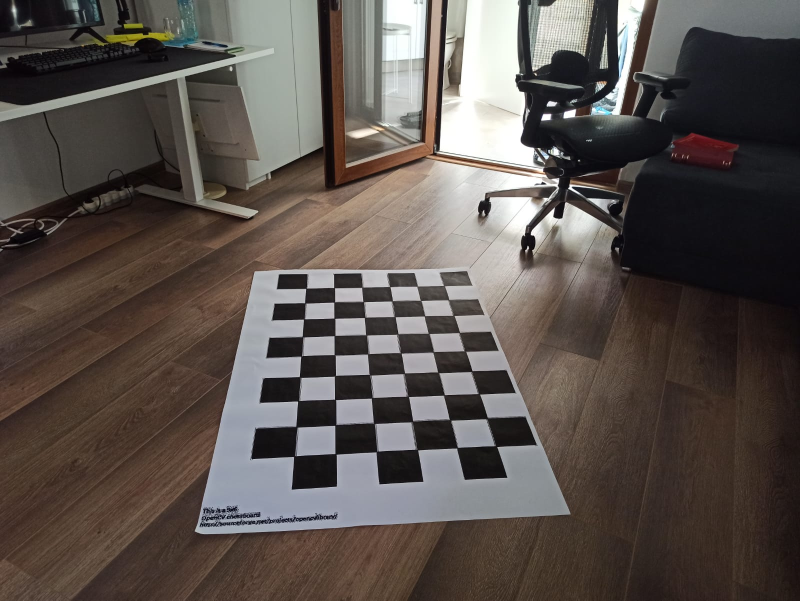
#> input picture calibration/images/camera_small/WhatsApp_Image_2020-07-01_at_5.54.33_PM.jpeg, 1600 x 1201 px (shown at 1/2 size); its folder holds 4 pictures in this run
$ python camera_calibration.py
#> lines starting #> are read from the running program, lines starting #| are printed output that depends on the picture; after the words box and inside, x2 and y2 are one past the last pixel; in counts of white or black regions, pixels touching at a corner belong together
# https://docs.opencv.org/3.3.0/dc/dbb/tutorial_py_calibration.html

import argparse
import glob
import os
import time

import cv2
import numpy as np

if __name__ == "__main__":
    script_dir = os.path.dirname(os.path.abspath(__file__))

    parser = argparse.ArgumentParser()
    parser.add_argument("--calibration-images", default=os.path.join(script_dir,
                                                                     "images/camera_small"), help="dir with images for calibration")
    parser.add_argument("--save-dir", default=os.path.join(script_dir,
                                                           "camera_params"), help="dir with camera calibration parameters")
    parser.add_argument("--dry-run", action="store_true",
                        help="Do not write new calibration params in --save-dir")
    opt = parser.parse_args()

    # termination criteria

    criteria = (cv2.TERM_CRITERIA_EPS + cv2.TERM_CRITERIA_MAX_ITER, 30, 0.001)
    # prepare object points, like (0,0,0), (1,0,0), (2,0,0) ....,(6,5,0)
    objp = np.zeros((6*9, 3), np.float32)

    # add 2.5 to account for 2.5 cm per square in grid
    objp[:, :2] = np.mgrid[0:9, 0:6].T.reshape(-1, 2)*10.8

    # Arrays to store object points and image points from all the images.
    objpoints = []  # 3d point in real world space
    imgpoints = []  # 2d points in image plane.
    images = glob.glob(opt.calibration_images + '/*.jpeg')

    win_name = "Verify"
    cv2.namedWindow(win_name, cv2.WND_PROP_FULLSCREEN)
    cv2.setWindowProperty(
        win_name, cv2.WND_PROP_FULLSCREEN, cv2.WINDOW_FULLSCREEN)

    print("getting images")
    for fname in images:
        img = cv2.imread(fname)
#> img is the input picture: shape (1201, 1600, 3); mean B, G, R 77.6, 82.4, 90.5
        print(fname)
        gray = cv2.cvtColor(img, cv2.COLOR_BGR2GRAY)
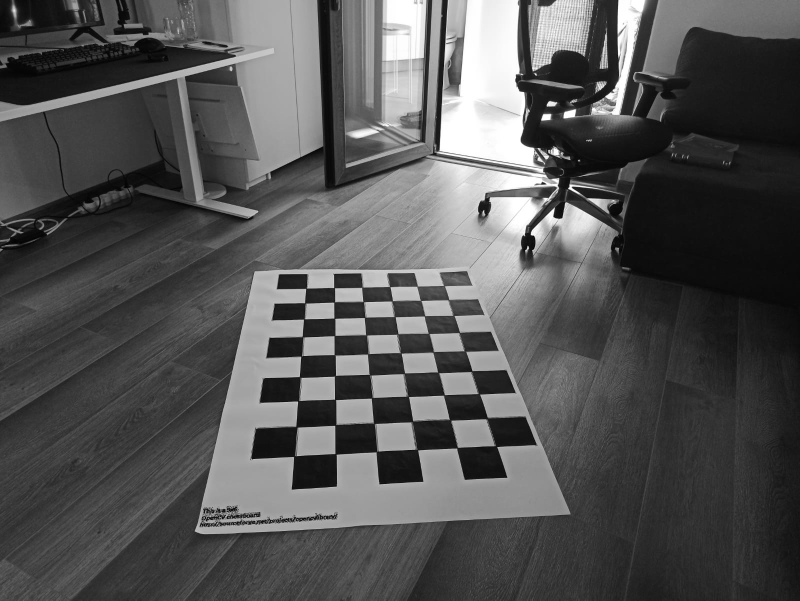
#> gray: shape (1201, 1600) (shown at 1/2 size); min 0, max 255, mean 84.3

        # Find the chess board corners
        ret, corners = cv2.findChessboardCorners(gray, (9, 6), None)
#> ret = True; corners = 54 rows, first 8: [889.5, 572.5], [897.6, 599.9], [908.7, 631.7], [919.4, 665.1], [932, 703], [944.6, 742.2], [959.8, 788.7], [971.3, 838.1]
        # If found, add object points, image points (after refining them)
        if ret == True:
            objpoints.append(objp)
            corners2 = cv2.cornerSubPix(
                gray, corners, (11, 11), (-1, -1), criteria)
#> corners2 = 54 rows, first 8: [888.5, 571.6], [897.8, 600.2], [907.4, 631.3], [919.3, 665.6], [930.5, 702.5], [943.9, 743.1], [958.3, 788.1], [974.5, 837.5]
            imgpoints.append(corners)
            # Draw and display the corners
            cv2.drawChessboardCorners(img, (9, 6), corners2, ret)
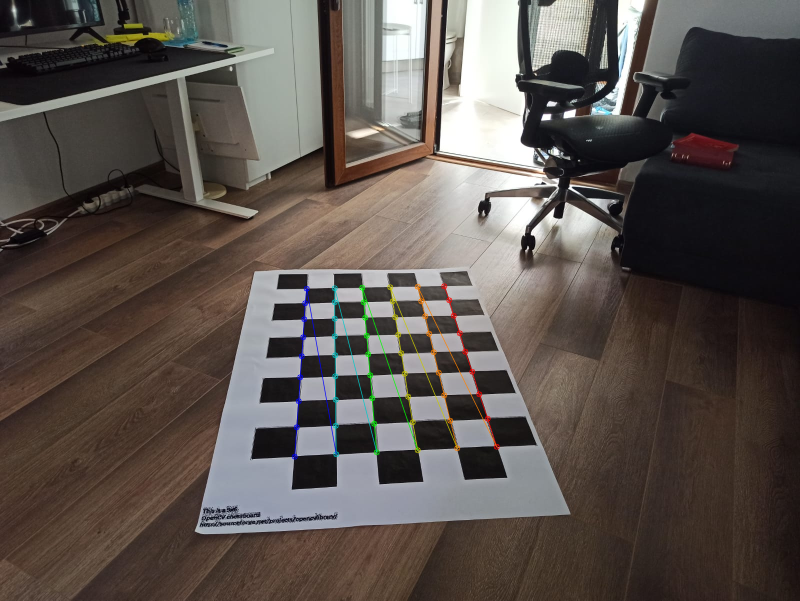
#> img: shape (1201, 1600, 3) (shown at 1/2 size); 0.79% of pixels changed, all inside (x1, y1, x2, y2) = (583, 566, 1000, 920)
            cv2.imshow(win_name, img)
            cv2.waitKey(500)

        img1 = img
#> pass 2 of the loop `for fname in images:`:
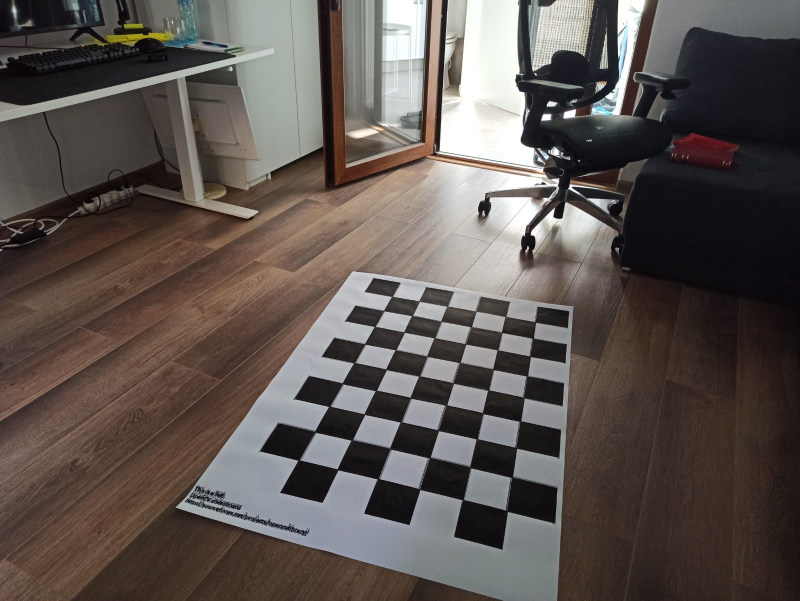
#> input picture calibration/images/camera_small/WhatsApp_Image_2020-07-01_at_5.54.33_PM_(1).jpeg, 1600 x 1201 px (shown at 1/2 size)
#> img is the input picture: shape (1201, 1600, 3); mean B, G, R 80.4, 84.7, 93.1
#> `gray = cv2.cvtColor(img, cv2.COLOR_BGR2GRAY)`:
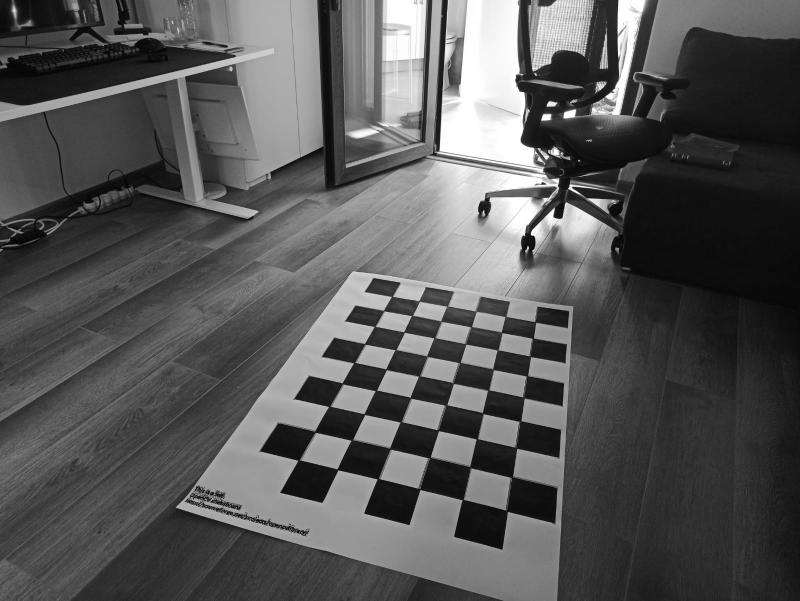
#> gray: shape (1201, 1600) (shown at 1/2 size); min 0, max 255, mean 86.7
#> corners = 54 rows, first 8: [1071.9, 645.6], [1067.4, 676.6], [1061.7, 713.7], [1055.7, 751.6], [1049.3, 796.7], [1040, 842.5], [1033.9, 897.4], [1025.1, 954.6]
#> corners2 = 54 rows, first 8: [1071.1, 644.3], [1066.3, 677.2], [1060.6, 713.2], [1054.7, 752.5], [1047.6, 795.5], [1040.8, 842.7], [1032.5, 896.3], [1024.3, 954.9]
#> `cv2.drawChessboardCorners(img, (9, 6), corners2, ret)`:
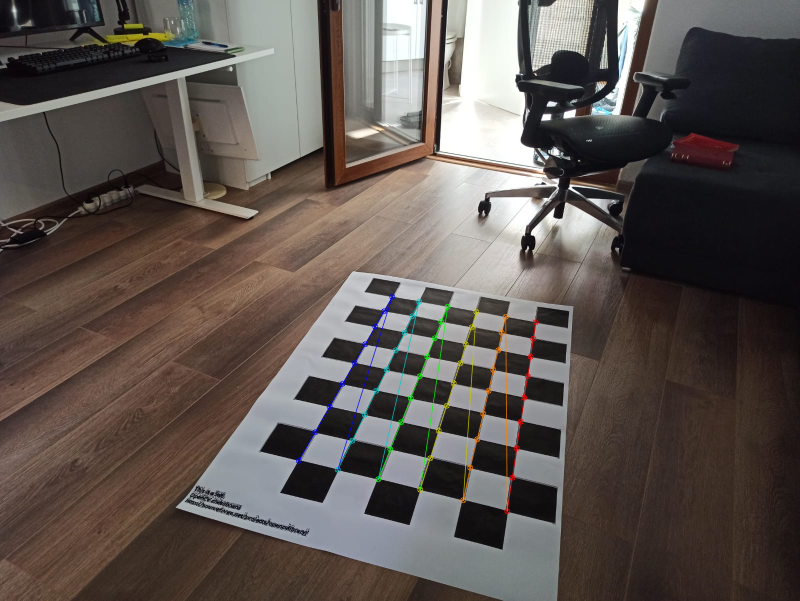
#> img: shape (1201, 1600, 3) (shown at 1/2 size); 0.85% of pixels changed, all inside (x1, y1, x2, y2) = (591, 587, 1078, 1029)
#> pass 3 of the loop `for fname in images:`:
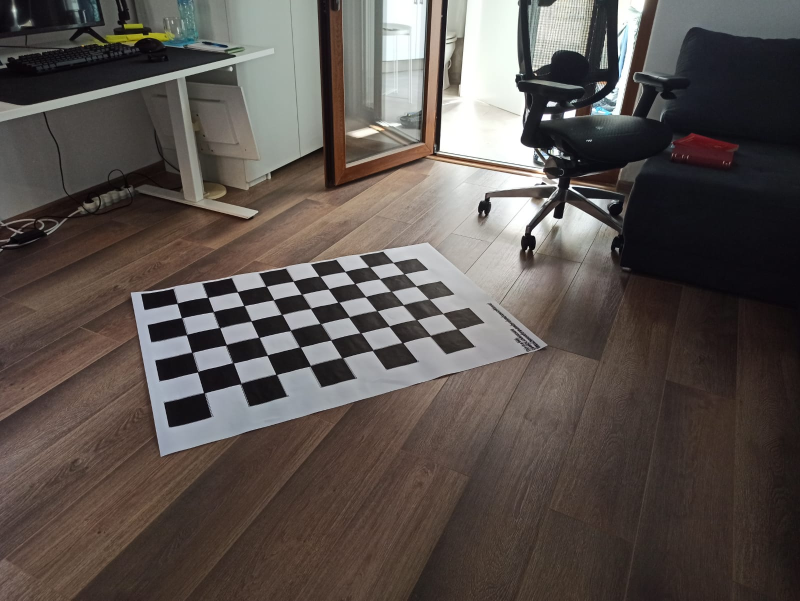
#> input picture calibration/images/camera_small/WhatsApp_Image_2020-07-01_at_5.54.34_PM.jpeg, 1600 x 1201 px (shown at 1/2 size)
#> img is the input picture: shape (1201, 1600, 3); mean B, G, R 78.1, 82.4, 90.2
#> `gray = cv2.cvtColor(img, cv2.COLOR_BGR2GRAY)`:
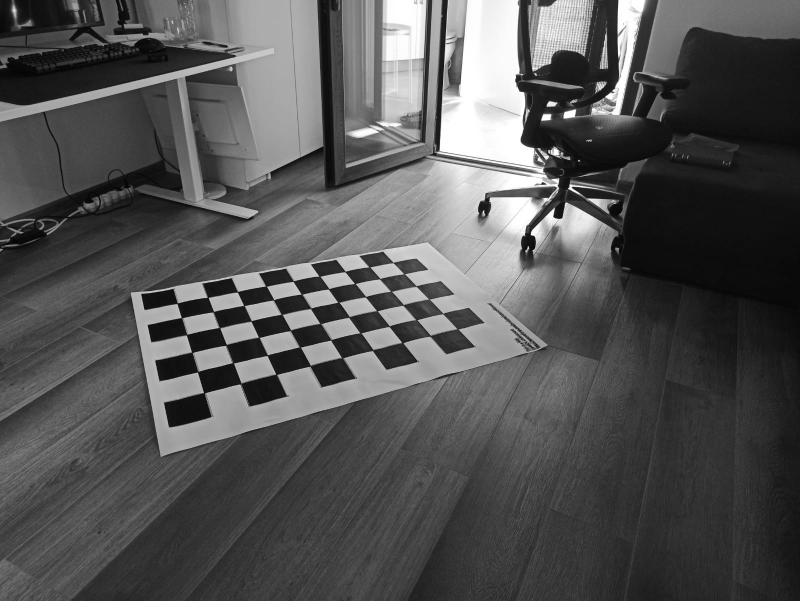
#> gray: shape (1201, 1600) (shown at 1/2 size); min 0, max 255, mean 84.3
#> corners = 54 rows, first 8: [354.3, 607.5], [416.9, 595.5], [474.8, 584.2], [532.1, 572.5], [586.8, 562.7], [638, 552.6], [690.3, 543.7], [738.1, 533.8]
#> corners2 = 54 rows, first 8: [354.5, 607.1], [415.9, 594.8], [475.2, 584.1], [532.5, 572.7], [586.7, 562.8], [639.5, 552.9], [690.5, 543.5], [739.3, 534.4]
#> `cv2.drawChessboardCorners(img, (9, 6), corners2, ret)`:
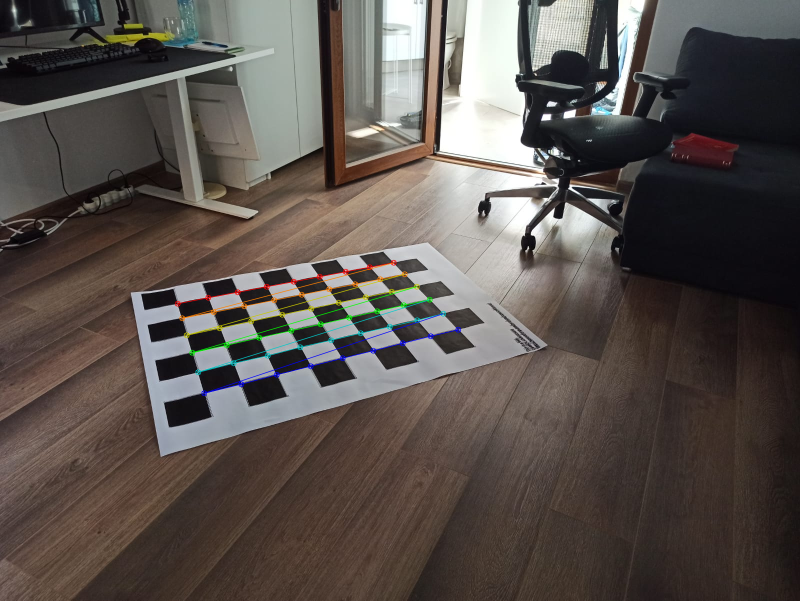
#> img: shape (1201, 1600, 3) (shown at 1/2 size); 0.99% of pixels changed, all inside (x1, y1, x2, y2) = (349, 519, 923, 793)
#> the loop made 4 passes; the first 3 are shown

    cv2.destroyAllWindows()

    print(">==> Starting calibration")
    ret, cam_mtx, dist, rvecs, tvecs = cv2.calibrateCamera(
        objpoints, imgpoints, gray.shape[::-1], None, None)

    # print(ret)
    print("Camera Matrix")
    print(cam_mtx, end="\n"+"-"*70+"\n")

    print("Distortion Coeff")
    print(dist, end="\n"+"-"*70+"\n")

    print("r vecs")
    print(rvecs[2], end="\n"+"-"*70+"\n")

    print("t Vecs")
    print(tvecs[2], end="\n"+"-"*70+"\n")

    print(">==> Calibration ended")

    h,  w = img1.shape[:2]
#> h = 1201; w = 1600
    print("Image Width, Height")
    print(w, h, end="\n"+"-"*70+"\n")
#| 1600 1201
#| ----------------------------------------------------------------------
    # if using Alpha 0, so we discard the black pixels from the distortion.  this helps make the entire region of interest is the full dimensions of the image (after undistort)
    # if using Alpha 1, we retain the black pixels, and obtain the region of interest as the valid pixels for the matrix.
    # i will use Apha 1, so that I don't have to run undistort.. and can just calculate my real world x,y
    newcam_mtx, roi = cv2.getOptimalNewCameraMatrix(
        cam_mtx, dist, (w, h), 1, (w, h))

    print("Region of Interest")
    print(roi, end="\n"+"-"*70+"\n")

    print("New Camera Matrix")
    print(newcam_mtx, end="\n"+"-"*70+"\n")

    inverse = np.linalg.inv(newcam_mtx)
    print("Inverse New Camera Matrix")
    print(inverse)

    if not opt.dry_run:
        save_names = {
            'cam_mtx.npy': cam_mtx,
            'dist.npy': dist,
            'roi.npy': roi,
            'newcam_mtx.npy': newcam_mtx,
        }
        for k, v in save_names.items():
            np.save(os.path.join(opt.save_dir, k), v)

    # undistort
    undst = cv2.undistort(img1, cam_mtx, dist, None, newcam_mtx)
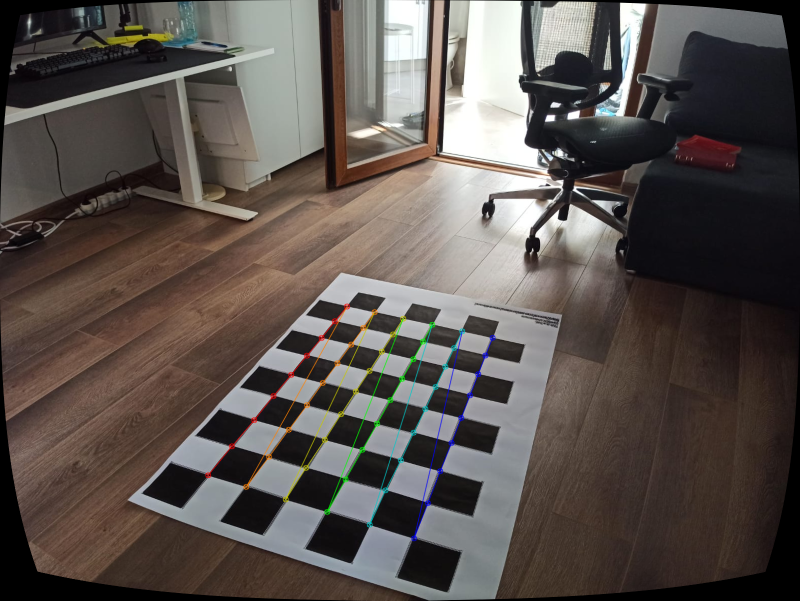
#> undst: shape (1201, 1600, 3) (shown at 1/2 size); mean B, G, R 78.6, 82.9, 90.6
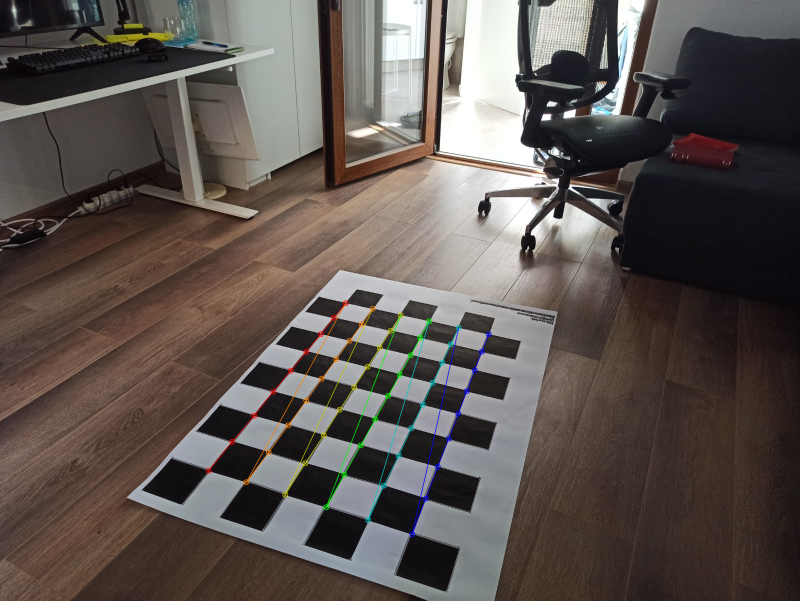
#> img1: shape (1201, 1600, 3) (shown at 1/2 size); mean B, G, R 80, 84.5, 92.6

    # crop the image
    #x, y, w, h = roi
    #dst = dst[y:y+h, x:x+w]
    # cv2.circle(dst,(308,160),5,(0,255,0),2)
    cv2.imshow('img1', np.concatenate((img1, undst), axis=1))
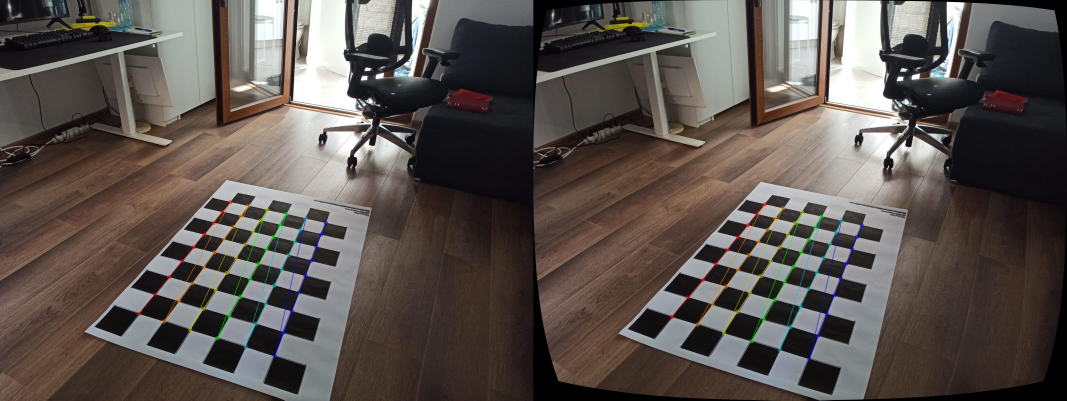
#> window 'img1': shape (1201, 3200, 3) (shown at 1/3 size); mean B, G, R 79.3, 83.7, 91.6
    k = cv2.waitKey(0)
#> (key q is pressed here)
    while True:
        if k == ord("q"):
            cv2.destroyAllWindows()
            exit()
#> (the program exits here)
